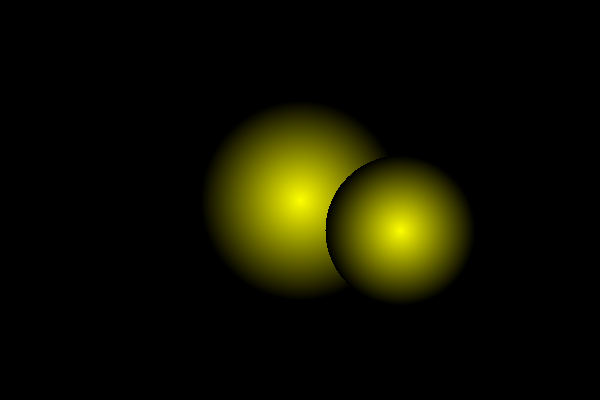
Frame 1 (no input)
Frame 60 (the mouse pressed at the canvas centre just before this capture): identical to frame 1, image omitted
Frame 120 (the mouse held since frame 60 and released just before this capture): identical to frame 1, image omitted

The Processing sketch that drew this single still picture (run headless with seeded random() and noise(); from frame 60 on, the mouse is pressed at the canvas centre):

// Processing sketch: blob2
// ── blob2.pde
PImage Img;

void setup() {
   size(600, 400);

   Img = createImage(width, height, RGB);
	
   color bgcolor = color(0, 0, 0);
   for (int y=0; y<height; y++) {
      for (int x=0; x<width; x++) {
      Img.set(x, y, bgcolor);
      }
   }

   Blob blob0 = new Blob(300, 200, 100);
   Blob blob1 = new Blob(400, 230, 75);

   Img.loadPixels();
   blob0.render();
   blob1.render();
   Img.updatePixels();
   image(Img, 0, 0);
}

void draw() {
}

class Blob {
   float cx, cy;		// blob center
   float r;			// blob radius

   Blob(float acx, float acy, float ar) {
      cx = acx;
      cy = acy;
      r = ar;
   }

   void render() {
      for (float y=cy-r; y<cy+r; y++) {
         for (float x=cx-r; x<cx+r; x++) {
            float d = dist(x, y, cx, cy);
            if (d > r) continue;
            float h = map(d, 0, r, 1, 0);
            Img.set(int(x), int(y), color(255*h, 255*h, 0));
         }
      }
   }
}
